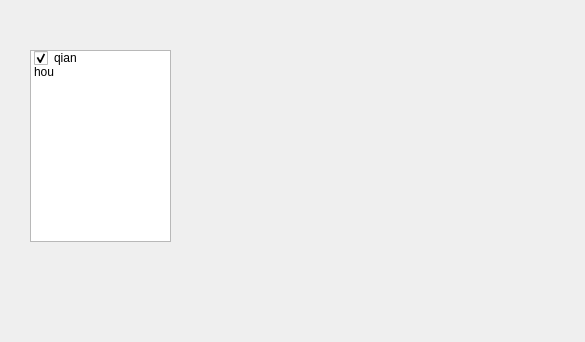
<?xml version="1.0" encoding="UTF-8"?>
<ui version="4.0">
 <class>Camera_List_Form</class>
 <widget class="QWidget" name="Camera_List_Form">
  <property name="geometry">
   <rect>
    <x>0</x>
    <y>0</y>
    <width>585</width>
    <height>342</height>
   </rect>
  </property>
  <property name="windowTitle">
   <string>Form</string>
  </property>
  <widget class="QListWidget" name="listWidget">
   <property name="geometry">
    <rect>
     <x>30</x>
     <y>50</y>
     <width>141</width>
     <height>192</height>
    </rect>
   </property>
   <property name="selectionRectVisible">
    <bool>false</bool>
   </property>
   <item>
    <property name="text">
     <string>qian</string>
    </property>
    <property name="checkState">
     <enum>Checked</enum>
    </property>
   </item>
   <item>
    <property name="text">
     <string>hou</string>
    </property>
   </item>
  </widget>
 </widget>
 <resources/>
 <connections/>
</ui>
